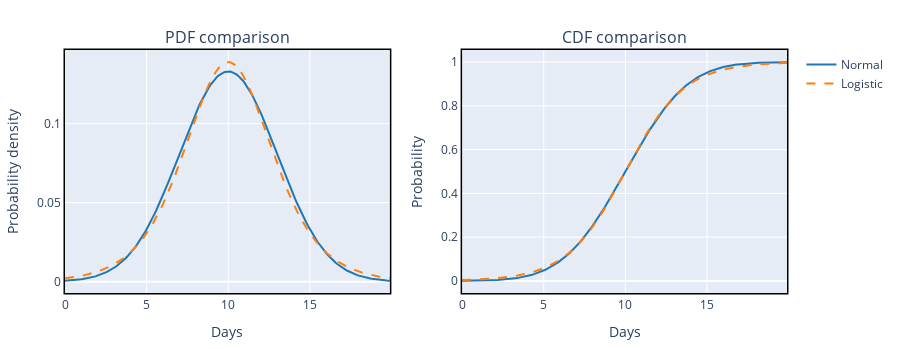

Notebook cell for this chart:
### Markdown cell above
>**Normal** distribution [(link)](https://en.wikipedia.org/wiki/Normal_distribution), also called a Gaussian distribution or bell curve, defined by:

$$ \phi(t) = \frac{N}{s \sqrt{2 \pi}} e^{-\frac{1}{2}  (t-t_0)^2/s^2 } $$ 
$$ \Phi(t) = \frac{N}{2} + \frac{N}{2} \operatorname{erf}\left(\frac{t-t_0}{s \sqrt{2}}\right) $$

>**Logistic** distribution [(link)](https://en.wikipedia.org/wiki/Logistic_distribution), commonly used to model population growth in biology, defined by:

$$ \phi(t) = \frac{N}{4s} \operatorname{sech}^2 \left( \frac{t-t_0}{2s} \right) $$ 
$$ \Phi(t) = \frac{N}{1 + e^{-(t-t_0)/s}} $$


where $N$ is the number of total cases that will be reached by the end of the outbreak, $t_0$ is a location parameter (equal to the turning point, $t_i$, for these distributions), and $s$ is a scale parameter related to the steepness of the growth curve. The [error function](https://en.wikipedia.org/wiki/Error_function), $\operatorname{erf}(x)$, is a special function that appears commonly in statistics but has no closed form.

Let's visualize these distributions for $N=1$ and $t_i=10$. Note that the values of $s$ are different for each distribution because the maning of $s$ isn't directly comparable between them.

### Code cell
logistic_1 = stats.logistic(loc=10,scale=1.8)

fig = make_subplots(rows=1, cols=2,subplot_titles=('PDF comparison','CDF comparison'))
fig.add_trace(go.Scatter(name='Normal',x=x,y=normal_2.pdf(x),mode='lines',line_color=colors[0],showlegend=True),row=1,col=1)
fig.add_trace(go.Scatter(name='Logistic',x=x,y=logistic_1.pdf(x),mode='lines',line_color=colors[1],line_dash='dash',showlegend=True),row=1,col=1)
fig.add_trace(go.Scatter(name='Normal',x=x,y=normal_2.cdf(x),mode='lines',line_color=colors[0],showlegend=False),row=1,col=2)
fig.add_trace(go.Scatter(name='Logistic',x=x,y=logistic_1.cdf(x),mode='lines',line_color=colors[1],line_dash='dash',showlegend=False),row=1,col=2)

fig.update_layout(height=350,margin=dict(l=20, r=20, t=50, b=20))
fig.update_xaxes(title='Days',showline=True, linewidth=1.5, linecolor='black', mirror=True)
fig.update_yaxes(showline=True, linewidth=1.5, linecolor='black', mirror=True)
fig.update_yaxes(title='Probability density',row=1,col=1)
fig.update_yaxes(title='Probability',row=1,col=2)
fig.show()

### Figure 1 — Plotly figure (JSON) as saved in the notebook; plotly's stock layout.template omitted (floating-point values rounded to 4 significant figures; data arrays with more than 128 entries replaced by an {"elided": "..."} marker saying what was removed)
{"data": [{"line": {"color": "rgb(31, 119, 180)"}, "mode": "lines", "name": "Normal", "showlegend": true, "type": "scatter", "x": {"elided": "200 float values"}, "xaxis": "x", "y": {"elided": "200 float values"}, "yaxis": "y"}, {"line": {"color": "rgb(255, 127, 14)", "dash": "dash"}, "mode": "lines", "name": "Logistic", "showlegend": true, "type": "scatter", "x": {"elided": "200 float values"}, "xaxis": "x", "y": {"elided": "200 float values"}, "yaxis": "y"}, {"line": {"color": "rgb(31, 119, 180)"}, "mode": "lines", "name": "Normal", "showlegend": false, "type": "scatter", "x": {"elided": "200 float values"}, "xaxis": "x2", "y": {"elided": "200 float values"}, "yaxis": "y2"}, {"line": {"color": "rgb(255, 127, 14)", "dash": "dash"}, "mode": "lines", "name": "Logistic", "showlegend": false, "type": "scatter", "x": {"elided": "200 float values"}, "xaxis": "x2", "y": {"elided": "200 float values"}, "yaxis": "y2"}], "layout": {"annotations": [{"font": {"size": 16}, "showarrow": false, "text": "PDF comparison", "x": 0.225, "xanchor": "center", "xref": "paper", "y": 1, "yanchor": "bottom", "yref": "paper"}, {"font": {"size": 16}, "showarrow": false, "text": "CDF comparison", "x": 0.775, "xanchor": "center", "xref": "paper", "y": 1, "yanchor": "bottom", "yref": "paper"}], "height": 350, "margin": {"b": 20, "l": 20, "r": 20, "t": 50}, "xaxis": {"anchor": "y", "domain": [0, 0.45], "linecolor": "black", "linewidth": 1.5, "mirror": true, "showline": true, "title": {"text": "Days"}}, "xaxis2": {"anchor": "y2", "domain": [0.55, 1], "linecolor": "black", "linewidth": 1.5, "mirror": true, "showline": true, "title": {"text": "Days"}}, "yaxis": {"anchor": "x", "domain": [0, 1], "linecolor": "black", "linewidth": 1.5, "mirror": true, "showline": true, "title": {"text": "Probability density"}}, "yaxis2": {"anchor": "x2", "domain": [0, 1], "linecolor": "black", "linewidth": 1.5, "mirror": true, "showline": true, "title": {"text": "Probability"}}}}
